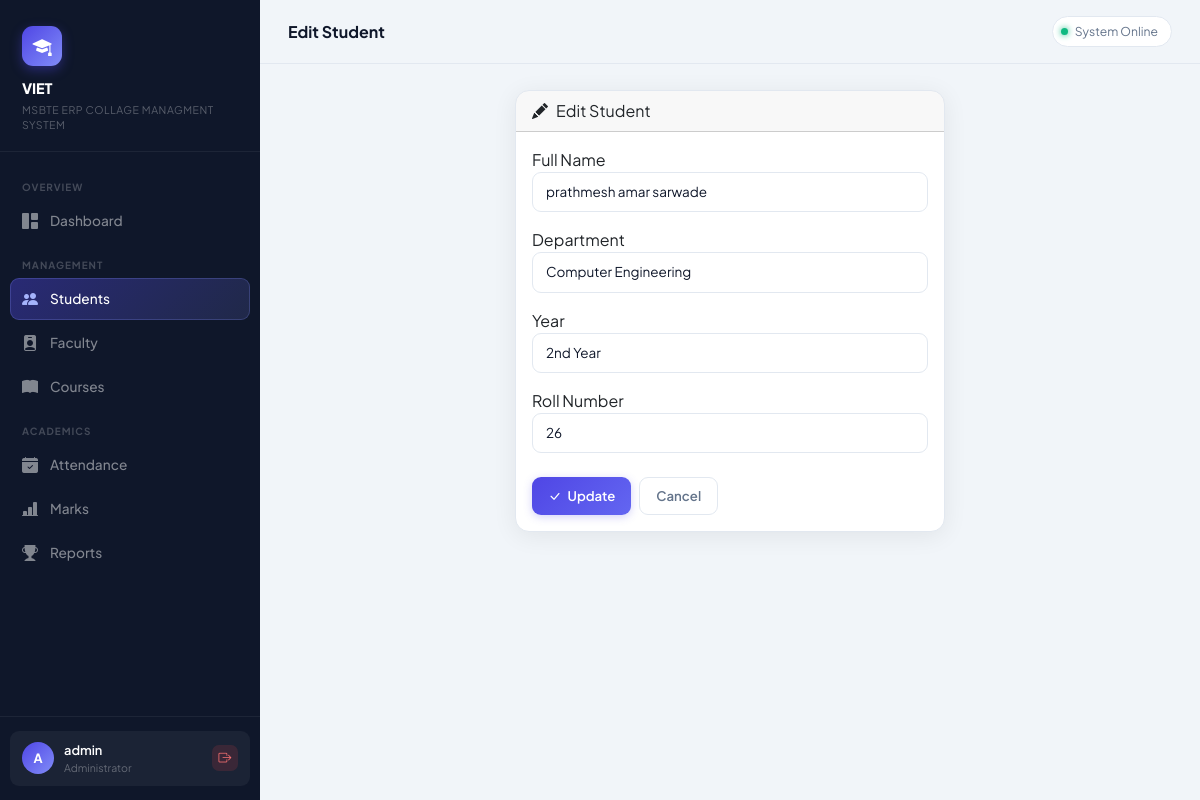
The page /students/edit/1 (signed in) on the database its author committed.
### tables this page shows
CREATE TABLE students (
        id INTEGER PRIMARY KEY AUTOINCREMENT,
        name TEXT NOT NULL,
        department TEXT NOT NULL,
        year INTEGER NOT NULL,
        roll_no TEXT UNIQUE NOT NULL
    );

### app.py (the view, shortened to what this page needs)
@app.route("/students/edit/<int:sid>", methods=["GET","POST"])
@login_required
def edit_student(sid):
    conn = connect(); cur = conn.cursor()
    cur.execute("SELECT * FROM students WHERE id=?", (sid,))
    student = cur.fetchone(); conn.close()
    if not student:
        flash("Student not found.", "danger")
        return redirect(url_for("students"))
    return render_template("edit_student.html", student=student)

### app.py (called while the page is built)
def login_required(f):
    @wraps(f)
    def decorated(*args, **kwargs):
        if "admin" not in session:
            return redirect(url_for("login"))
        return f(*args, **kwargs)
    return decorated

### database.py (called while the page is built)
def connect():
    conn = sqlite3.connect(DB_PATH)
    conn.row_factory = sqlite3.Row
    return conn

### templates/edit_student.html (shortened to what this page needs)
{% extends "base.html" %}
{% block page_title %}Edit Student{% endblock %}
{% block content %}
<div class="row justify-content-center">
  <div class="col-md-6">
    <div class="card">
      <div class="card-header"><i class="bi bi-pencil-fill me-2"></i>Edit Student</div>
      <div class="card-body">
        <form method="POST">
          <div class="mb-3">
            <label>Full Name</label>
            <input type="text" name="name" class="form-control" value="{{ student.name }}" required/>
          </div>
          <div class="mb-3">
            <label>Department</label>
            <select name="department" class="form-select">
              {% for dept in ['Computer Engineering','Information Technology','Mechanical Engineering','Civil Engineering','Electrical Engineering','Electronics & Telecom'] %}
              <option {% if student.department==dept %}selected{% endif %}>{{ dept }}</option>
              {% endfor %}
            </select>
          </div>
          <div class="mb-3">
            <label>Year</label>
            <select name="year" class="form-select">
              <option value="2" {% if student.year==2 %}selected{% endif %}>2nd Year</option>
            </select>
          </div>
          <div class="mb-4">
            <label>Roll Number</label>
            <input type="text" name="roll_no" class="form-control" value="{{ student.roll_no }}" required/>
          </div>
          <div class="d-flex gap-2">
            <button class="btn btn-primary"><i class="bi bi-check-lg me-1"></i> Update</button>
            <a href="{{ url_for('students') }}" class="btn btn-outline-secondary">Cancel</a>
          </div>
        </form>
      </div>
    </div>
  </div>
</div>
{% endblock %}

### templates/base.html (style rules this page uses)
:root { --primary:#4f46e5; --primary-dark:#3730a3; --primary-light:#eef2ff; --accent:#f59e0b; --success:#10b981; --danger:#ef4444; --sidebar-bg:#0f172a; --sidebar-w:260px; --topbar-h:64px; --bg:#f1f5f9; --card:#ffffff; --text:#0f172a; --muted:#64748b; --border:#e2e8f0; --radius:14px; --shadow:0 4px 24px rgba(0,0,0,.07); }
*,*::before,*::after { box-sizing:border-box;margin:0;padding:0 }
body { font-family:'Plus Jakarta Sans',sans-serif;background:var(--bg);color:var(--text);min-height:100vh }
.card { background:var(--card);border:1px solid var(--border);border-radius:var(--radius);box-shadow:var(--shadow);overflow:hidden }
.form-control,.form-select { border:1.5px solid var(--border);border-radius:9px;font-size:.845rem;padding:9px 13px;background:#fff;color:var(--text);transition:all .17s;font-family:inherit }
.form-control::placeholder { color:#cbd5e1 }
.btn { font-size:.825rem;font-weight:600;border-radius:9px;padding:8px 16px;transition:all .17s;border:none;font-family:inherit }
.btn-primary { background:linear-gradient(135deg,var(--primary),#6366f1);color:#fff;box-shadow:0 2px 8px rgba(79,70,229,.25) }
.btn-outline-secondary { border:1.5px solid var(--border);color:var(--muted);background:transparent }

### rows shown on the page
students: name "prathmesh amar sarwade", department "Computer Engineering", year "2nd Year", roll_no "26"

### other values the page prints
{{ session.admin[0]|upper }} "A"
{{ session.admin }} "admin"
